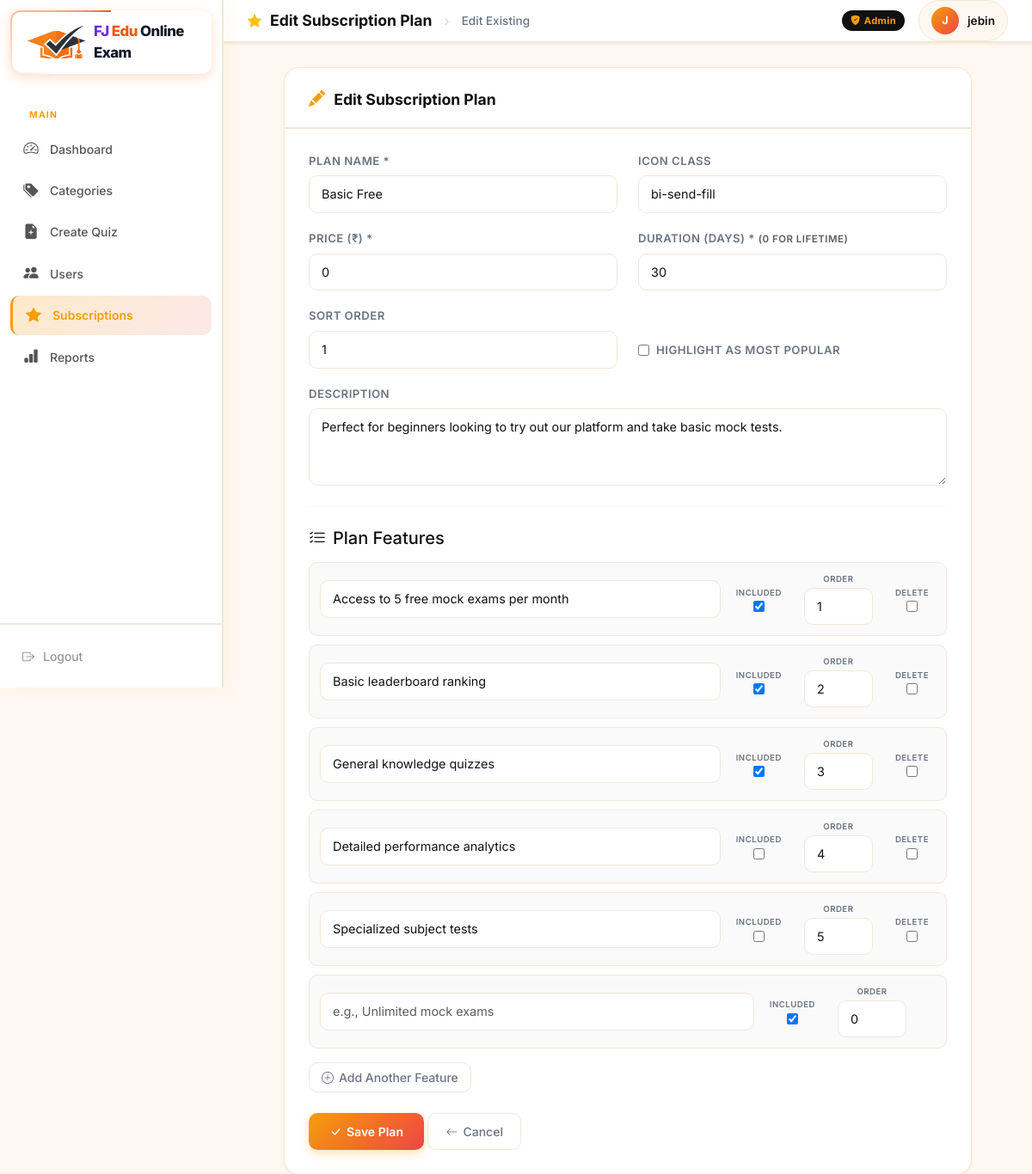
/admin-dashboard/subscription/1/edit/ (signed in), run on the app's committed database.
### quiz/models.py (models this page shows, shortened)
class SubscriptionPlan(models.Model):
    name = models.CharField(max_length=255)
    description = models.TextField(blank=True)
    icon_class = models.CharField(max_length=100, default='bi-star-fill', help_text="Bootstrap icon class")
    is_popular = models.BooleanField(default=False, help_text="Highlight this plan as most popular")
    price = models.PositiveIntegerField(default=0, help_text="Price in INR")
    duration_days = models.PositiveIntegerField(default=30, help_text="Duration in days (0 for lifetime)")
    order = models.PositiveIntegerField(default=0)
    created_at = models.DateTimeField(auto_now_add=True)
    class Meta:
        ordering = ['order', 'id']

### quiz/views.py (the view)
# urls.py: path('admin-dashboard/subscription/<int:plan_id>/edit/', views.admin_edit_subscription, name='admin_edit_subscription'),
@user_passes_test(is_admin)
def admin_edit_subscription(request, plan_id):
    plan = get_object_or_404(SubscriptionPlan, id=plan_id)
    if request.method == 'POST':
        form = SubscriptionPlanForm(request.POST, instance=plan)
        formset = SubscriptionFeatureFormSet(request.POST, instance=plan)
        if form.is_valid() and formset.is_valid():
            form.save()
            formset.save()
            messages.success(request, "Subscription plan updated successfully!")
            return redirect('quiz:admin_subscriptions_list')
    else:
        form = SubscriptionPlanForm(instance=plan)
        formset = SubscriptionFeatureFormSet(instance=plan)
    return render(request, 'quiz/admin_subscription_form.html', {
        'form': form,
        'formset': formset,
        'plan': plan,
        'title': 'Edit Subscription Plan'
    })

### quiz/forms.py
class SubscriptionPlanForm(forms.ModelForm):
    class Meta:
        model = SubscriptionPlan
        fields = ['name', 'description', 'icon_class', 'is_popular', 'price', 'duration_days', 'order']
        widgets = {
            'name': forms.TextInput(attrs={'class': 'form-control', 'placeholder': 'e.g., Pro Learner'}),
            'description': forms.Textarea(attrs={'class': 'form-control', 'rows': 2, 'placeholder': 'Plan details...'}),
            'icon_class': forms.TextInput(attrs={'class': 'form-control', 'placeholder': 'e.g., bi-rocket-fill'}),
            'is_popular': forms.CheckboxInput(attrs={'class': 'form-checkbox'}),
            'price': forms.NumberInput(attrs={'class': 'form-control', 'placeholder': 'e.g., 499'}),
            'duration_days': forms.NumberInput(attrs={'class': 'form-control', 'placeholder': 'e.g., 30'}),
            'order': forms.NumberInput(attrs={'class': 'form-control', 'placeholder': 'Sort order'}),
        }

### quiz/views.py (called while the page is built)
def is_admin(user):
    return user.is_authenticated and (user.is_staff or user.is_superuser)

### quiz/templates/quiz/admin_subscription_form.html (shortened to what this page needs)
{% load static %}
<!DOCTYPE html>
<html lang="en">
<head>
  <link href="https://cdn.jsdelivr.net/npm/bootstrap@5.3.2/dist/css/bootstrap.min.css" rel="stylesheet">
  <link rel="stylesheet" href="https://cdn.jsdelivr.net/npm/bootstrap-icons@1.11.3/font/bootstrap-icons.min.css">
  <link rel="stylesheet" href="https://cdnjs.cloudflare.com/ajax/libs/font-awesome/6.5.0/css/all.min.css">
</head>
<body>
  <aside class="sidebar">
    <div class="sidebar-brand animated-brand-border" style="padding: 12px 20px; display: flex; align-items: center; gap: 10px;  border-radius: 12px; margin: 12px; background: #fff;">
      <img src="{% static 'quiz/images/logo_icon.png' %}" alt="FJ Edu Online Exam Icon" style="height: 38px; width: auto; object-fit: contain;">
      <div style="font-size: 1.05rem; font-weight: 800; color: var(--black); letter-spacing: -0.5px;"><span style="color: #6d28d9;">FJ</span> <span style="color: var(--orange, #ea580c);">Edu</span> <span style="color: #111827;">Online Exam</span></div>
    </div>
    <nav class="sidebar-nav">
      <div class="sidebar-section-label">Main</div>
      <a href="{% url 'quiz:admin_dashboard' %}"><i class="bi bi-speedometer2"></i> <span>Dashboard</span></a>
      <a href="{% url 'quiz:admin_categories_list' %}"><i class="bi bi-tags-fill"></i> <span>Categories</span></a>
      <a href="{% url 'quiz:admin_add_quiz' %}"><i class="bi bi-file-earmark-plus-fill"></i> <span>Create Quiz</span></a>
      <a href="{% url 'quiz:admin_users_list' %}"><i class="bi bi-people-fill"></i> <span>Users</span></a>
      <a href="{% url 'quiz:admin_subscriptions_list' %}" class="active"><i class="bi bi-star-fill"></i> <span>Subscriptions</span></a>
      <a href="{% url 'quiz:admin_reports' %}"><i class="bi bi-bar-chart-fill"></i> <span>Reports</span></a>
    </nav>
    <div class="sidebar-footer">
      <a href="{% url 'quiz:logout' %}"><i class="bi bi-box-arrow-right"></i> <span>Logout</span></a>
    </div>
  </aside>
  <div class="main-wrapper">
    <header class="topbar">
      <div class="topbar-left">
        <i class="bi bi-star-fill text-warning"></i>
        <h4>{{ title }}</h4>
        <span style="margin:0 4px;color:#d1d5db;">›</span>
        <span style="font-size:.85rem;color:var(--text-muted);font-weight:500;">
          {% if plan %}Edit Existing{% else %}New Plan{% endif %}
        </span>
      </div>
      <div class="topbar-right">
        <span class="topbar-badge"><i class="bi bi-shield-fill-check me-1"></i>Admin</span>
        <div class="topbar-admin">
          <div class="avatar">{{ request.user.username|first|upper }}</div>
          <span>{{ request.user.username }}</span>
        </div>
      </div>
    </header>
    <main class="content-area">
      <div style="width:100%;max-width:800px;">
        <div class="form-card">
          <div class="form-card-header">
            <i class="bi bi-{% if plan %}pencil-fill{% else %}folder-plus{% endif %}"></i>
            <h2>{{ title }}</h2>
          </div>
          <div class="form-card-body">
            <form method="post" id="sub-form">
              <div class="row">
                <div class="col-md-6">
                  <div class="form-group">
                    <label for="{{ form.name.id_for_label }}">Plan Name *</label>
                    {{ form.name }}
                  </div>
                </div>
                <div class="col-md-6">
                  <div class="form-group">
                    <label for="{{ form.icon_class.id_for_label }}">Icon Class</label>
                    {{ form.icon_class }}
                  </div>
                </div>
              </div>
              <div class="row">
                <div class="col-md-6">
                  <div class="form-group">
                    <label for="{{ form.price.id_for_label }}">Price (₹) *</label>
                    {{ form.price }}
                  </div>
                </div>
                <div class="col-md-6">
                  <div class="form-group">
                    <label for="{{ form.duration_days.id_for_label }}">Duration (Days) * <small class="text-muted">(0 for Lifetime)</small></label>
                    {{ form.duration_days }}
                  </div>
                </div>
              </div>
              <div class="row">
                <div class="col-md-6">
                  <div class="form-group">
                    <label for="{{ form.order.id_for_label }}">Sort Order</label>
                    {{ form.order }}
                  </div>
                </div>
                <div class="col-md-6">
                  <div class="form-group d-flex align-items-center h-100 mt-2">
                    <label class="d-flex align-items-center" style="cursor: pointer;">
                      {{ form.is_popular }}
                      <span class="ms-2">Highlight as Most Popular</span>
                    </label>
                  </div>
                </div>
              </div>
              <div class="form-group">
                <label for="{{ form.description.id_for_label }}">Description</label>
                {{ form.description }}
              </div>
              <hr class="my-4" style="border-color: var(--border);">
              <h5 class="mb-3"><i class="bi bi-list-check me-2"></i>Plan Features</h5>
              <div id="formset-container">
                {% for f_form in formset %}
                <div class="formset-row">
                  <div class="form-group flex-grow-1 mb-0">
                    {{ f_form.text }}
                  </div>
                  <div class="form-group mb-0 px-2 d-flex flex-column align-items-center">
                    <label style="font-size: 0.6rem; margin-bottom: 2px;">Included</label>
                    {{ f_form.is_included }}
                  </div>
                  <div class="form-group mb-0 px-2 d-flex flex-column align-items-center">
                    <label style="font-size: 0.6rem; margin-bottom: 2px;">Order</label>
                    {{ f_form.order }}
                  </div>
                  <div class="form-group mb-0 px-2 d-flex flex-column align-items-center text-danger">
                    {% if f_form.instance.pk %}
                    <label style="font-size: 0.6rem; margin-bottom: 2px;">Delete</label>
                    {{ f_form.DELETE }}
                    {% endif %}
                  </div>
                </div>
                {% endfor %}
              </div>
              <div class="mt-3 mb-4">
                <button type="button" class="btn-outline btn-sm" id="add-feature-btn" style="padding: 6px 14px;">
                  <i class="bi bi-plus-circle"></i> Add Another Feature
                </button>
              </div>
              <div class="btn-row justify-content-between mt-4">
                <div>
                  <button type="submit" class="btn-primary-cta" id="btn-save-sub">
                    <i class="bi bi-check-lg"></i> Save Plan
                  </button>
                  <a href="{% url 'quiz:admin_subscriptions_list' %}" class="btn-outline">
                    <i class="bi bi-arrow-left"></i> Cancel
                  </a>
                </div>
              </div>
            </form>
          </div>
        </div>
      </div>
    </main>
  </div>
</body>
</html>

### data on the page
SubscriptionPlan: name "Basic Free", icon_class "bi-send-fill", price "0", duration_days "30", order "1", description "Perfect for beginners looking to try out our platform and take basic mock tests."

### other printed values
{{ title }} "Edit Subscription Plan"
{{ request.user.username|first|upper }} "J"
{{ request.user.username }} "jebin"
